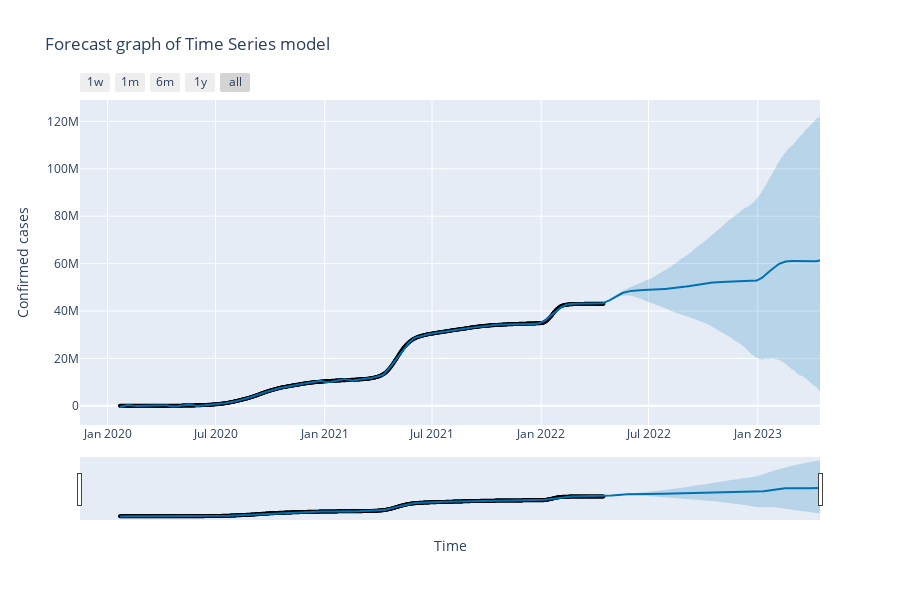

Notebook cell for this chart:
### Markdown cell above
#### Plotting the forecast of the time series model

### Code cell
fig = plot_plotly(model,prediction,xlabel='Time',ylabel='Confirmed cases')
fig.update_layout(title='Forecast graph of Time Series model')
fig.show()

### Figure 1 — Plotly figure (JSON) as saved in the notebook; plotly's stock layout.template omitted (floating-point values rounded to 4 significant figures; data arrays with more than 128 entries replaced by an {"elided": "..."} marker saying what was removed)
{"data": [{"marker": {"color": "black", "size": 4}, "mode": "markers", "name": "Actual", "type": "scatter", "x": {"elided": "816 str values"}, "y": {"elided": "816 int values"}}, {"hoverinfo": "skip", "line": {"width": 0}, "mode": "lines", "type": "scatter", "x": {"elided": "1181 str values"}, "y": {"elided": "1181 float values"}}, {"fill": "tonexty", "fillcolor": "rgba(0, 114, 178, 0.2)", "line": {"color": "#0072B2", "width": 2}, "mode": "lines", "name": "Predicted", "type": "scatter", "x": {"elided": "1181 str values"}, "y": {"elided": "1181 float values"}}, {"fill": "tonexty", "fillcolor": "rgba(0, 114, 178, 0.2)", "hoverinfo": "skip", "line": {"width": 0}, "mode": "lines", "type": "scatter", "x": {"elided": "1181 str values"}, "y": {"elided": "1181 float values"}}], "layout": {"height": 600, "showlegend": false, "title": {"text": "Forecast graph of Time Series model"}, "width": 900, "xaxis": {"rangeselector": {"buttons": [{"count": 7, "label": "1w", "step": "day", "stepmode": "backward"}, {"count": 1, "label": "1m", "step": "month", "stepmode": "backward"}, {"count": 6, "label": "6m", "step": "month", "stepmode": "backward"}, {"count": 1, "label": "1y", "step": "year", "stepmode": "backward"}, {"step": "all"}]}, "rangeslider": {"visible": true}, "title": {"text": "Time"}, "type": "date"}, "yaxis": {"title": {"text": "Confirmed cases"}}}}
